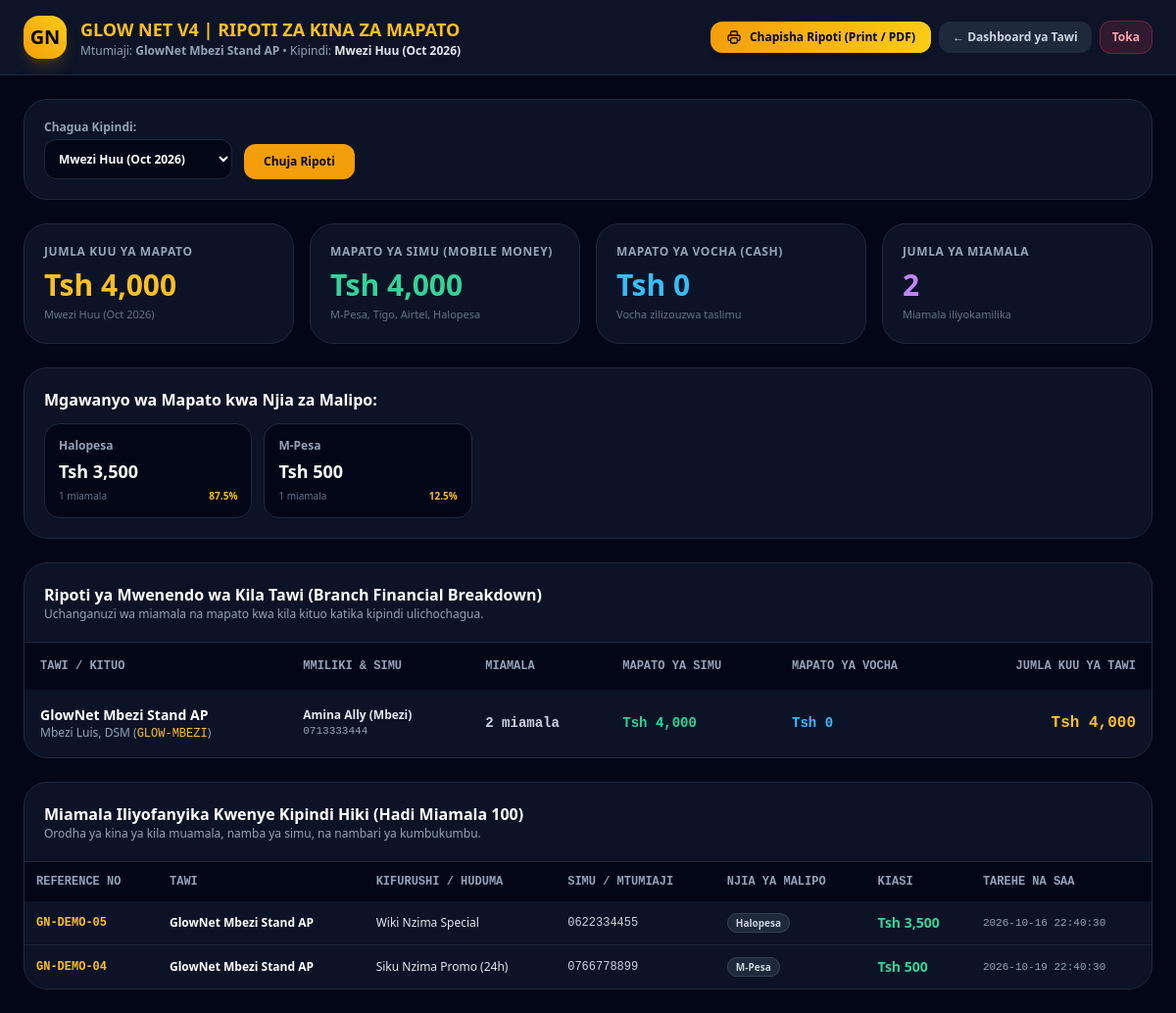
Screenshot of /reports.php (signed in) with the database file from the repository.
### tables this page shows
CREATE TABLE IF NOT EXISTS stations (
    id INT AUTO_INCREMENT PRIMARY KEY,
    station_code VARCHAR(30) UNIQUE NOT NULL,
    station_name VARCHAR(100) NOT NULL,
    owner_name VARCHAR(100) NOT NULL,
    owner_phone VARCHAR(20) NOT NULL,
    owner_password VARCHAR(255) NOT NULL DEFAULT '1234',
    location VARCHAR(100) NOT NULL,
    hardware_type ENUM('mikrotik', 'generic_ap') DEFAULT 'mikrotik',
    router_ip VARCHAR(100) DEFAULT '192.168.88.1',
    router_port INT DEFAULT 8728,
    router_user VARCHAR(50) DEFAULT 'admin',
    router_pass VARCHAR(100) DEFAULT '',
    ap_controller_url VARCHAR(255) DEFAULT NULL,
    ap_secret_key VARCHAR(100) DEFAULT NULL,
    subscription_status ENUM('active', 'expired', 'suspended') DEFAULT 'active',
    subscription_expires_at DATETIME NOT NULL,
    monthly_fee DECIMAL(10,2) DEFAULT 10000.00,
    last_ping_status ENUM('online', 'offline', 'unknown') DEFAULT 'unknown',
    last_ping_at DATETIME DEFAULT NULL,
    created_at TIMESTAMP DEFAULT CURRENT_TIMESTAMP
);

CREATE TABLE IF NOT EXISTS transactions (
    id INT AUTO_INCREMENT PRIMARY KEY,
    station_id INT NOT NULL,
    bundle_id INT NULL DEFAULT NULL,
    reference_no VARCHAR(50) UNIQUE NOT NULL,
    customer_phone VARCHAR(20) DEFAULT NULL,
    mac_address VARCHAR(30) DEFAULT NULL,
    amount DECIMAL(10,2) NOT NULL,
    payment_type VARCHAR(40) NOT NULL DEFAULT 'mobile_money',
    payment_network VARCHAR(30) DEFAULT NULL,
    status ENUM('pending', 'completed', 'failed') DEFAULT 'pending',
    created_at TIMESTAMP DEFAULT CURRENT_TIMESTAMP,
    FOREIGN KEY (station_id) REFERENCES stations(id) ON DELETE CASCADE
);

### reports.php (the view, shortened to what the rows shown need)
<?php
require_once 'config.php';
$isMasterAdmin = ($_SESSION['glownet_role'] === 'master_admin');
$branchStationId = $isMasterAdmin ? null : (int)($_SESSION['station_id'] ?? 0);
$filterPeriod  = $_GET['period'] ?? 'mwezi';
$filterStation = $isMasterAdmin ? (isset($_GET['station_id']) && $_GET['station_id'] !== 'all' ? (int)$_GET['station_id'] : 'all') : $branchStationId;
$fromDate      = $_GET['from_date'] ?? date('Y-m-01');
$toDate        = $_GET['to_date'] ?? date('Y-m-d');
$where = ["t.status = 'completed'"];
$params = [];
if ($filterStation !== 'all') {
    $where[] = "t.station_id = ?";
    $params[] = (int)$filterStation;
}
if ($filterPeriod === 'leo') {
    $where[] = "DATE(t.created_at) = CURDATE()";
    $periodLabel = "Leo (" . date('d M Y') . ")";
} elseif ($filterPeriod === 'wiki') {
    $where[] = "YEARWEEK(t.created_at, 1) = YEARWEEK(CURDATE(), 1)";
    $periodLabel = "Wiki Hii";
} elseif ($filterPeriod === 'mwezi') {
    $where[] = "YEAR(t.created_at) = YEAR(CURDATE()) AND MONTH(t.created_at) = MONTH(CURDATE())";
} elseif ($filterPeriod === 'custom') {
    $where[] = "DATE(t.created_at) BETWEEN ? AND ?";
    $params[] = $fromDate;
    $params[] = $toDate;
    $periodLabel = "Kuanzia " . date('d/m/Y', strtotime($fromDate)) . " Hadi " . date('d/m/Y', strtotime($toDate));
} else {
    $periodLabel = "Muda Wote (All Time)";
}
$whereSql = implode(' AND ', $where);
$summaryStmt = $pdo->prepare("
    SELECT
        COUNT(t.id) AS total_count,
        COALESCE(SUM(t.amount), 0) AS total_amount,
        COALESCE(SUM(CASE WHEN t.payment_type = 'mobile_money' THEN t.amount ELSE 0 END), 0) AS mobile_total,
        COALESCE(SUM(CASE WHEN t.payment_type = 'voucher' THEN t.amount ELSE 0 END), 0) AS voucher_total,
        COALESCE(SUM(CASE WHEN t.payment_type = 'branch_subscription' THEN t.amount ELSE 0 END), 0) AS sub_total
    FROM transactions t
    WHERE $whereSql
");
$summaryStmt->execute($params);
$sum = $summaryStmt->fetch();
$branchStmt = $pdo->prepare("
    SELECT
        s.id, s.station_code, s.station_name, s.location, s.owner_name, s.owner_phone,
        COUNT(t.id) AS branch_tx_count,
        COALESCE(SUM(CASE WHEN t.payment_type = 'mobile_money' THEN t.amount ELSE 0 END), 0) AS mobile_revenue,
        COALESCE(SUM(CASE WHEN t.payment_type = 'voucher' THEN t.amount ELSE 0 END), 0) AS voucher_revenue,
        COALESCE(SUM(CASE WHEN t.payment_type = 'branch_subscription' THEN t.amount ELSE 0 END), 0) AS sub_revenue,
        COALESCE(SUM(t.amount), 0) AS total_revenue
    FROM stations s
    LEFT JOIN transactions t ON s.id = t.station_id AND $whereSql
    " . ($filterStation !== 'all' ? "WHERE s.id = " . (int)$filterStation : "") . "
    GROUP BY s.id
    ORDER BY total_revenue DESC
");
$branchStmt->execute($params);
$branchReportRows = $branchStmt->fetchAll();
$txListStmt = $pdo->prepare("
    SELECT t.*, s.station_name, s.station_code, COALESCE(b.bundle_name, 'Ada ya Kituo (Subscription)') AS bundle_name
    FROM transactions t
    JOIN stations s ON t.station_id = s.id
    LEFT JOIN bundles b ON t.bundle_id = b.id
    WHERE $whereSql
    ORDER BY t.id DESC LIMIT 100
");
$txListStmt->execute($params);
$recentTxs = $txListStmt->fetchAll();
?>
<!DOCTYPE html>
<html lang="sw" class="dark">
<head>
    <script src="https://cdn.tailwindcss.com"></script>
</head>
<body class="bg-slate-950 text-slate-100 min-h-screen font-sans antialiased">
    <nav class="bg-slate-900/90 backdrop-blur-md border-b border-slate-800 px-6 py-4 sticky top-0 z-50 flex flex-wrap justify-between items-center print-hide">
        <div class="flex items-center space-x-3.5">
            <div>
                <h1 class="text-base sm:text-lg font-black text-amber-400">GLOW NET V4 | RIPOTI ZA KINA ZA MAPATO</h1>
            </div>
        </div>
    </nav>
    <div class="max-w-7xl mx-auto p-4 sm:p-6 space-y-6">
        <div class="grid grid-cols-1 sm:grid-cols-2 lg:grid-cols-4 gap-4">
            <div class="bg-slate-900/80 border border-slate-800 p-5 rounded-3xl print-card">
                <h2 class="text-3xl font-black text-amber-400 mt-2">Tsh <?= number_format($sum['total_amount'], 0) ?></h2>
            </div>
            <div class="bg-slate-900/80 border border-slate-800 p-5 rounded-3xl print-card">
                <h2 class="text-3xl font-black text-emerald-400 mt-2">Tsh <?= number_format($sum['mobile_total'], 0) ?></h2>
            </div>
            <div class="bg-slate-900/80 border border-slate-800 p-5 rounded-3xl print-card">
                <h2 class="text-3xl font-black text-sky-400 mt-2">Tsh <?= number_format($sum['voucher_total'], 0) ?></h2>
            </div>
            <div class="bg-slate-900/80 border border-slate-800 p-5 rounded-3xl print-card">
                <h2 class="text-3xl font-black text-purple-400 mt-2"><?= number_format($sum['total_count']) ?></h2>
            </div>
        </div>
        <div class="bg-slate-900/80 border border-slate-800 rounded-3xl overflow-hidden print-card">
            <div class="overflow-x-auto">
                <table class="w-full text-left text-xs sm:text-sm">
                    <thead class="bg-slate-950 text-slate-400 uppercase text-xs font-mono">
                        <tr>
                            <th class="p-4">Tawi / Kituo</th>
                            <th class="p-4">Mmiliki & Simu</th>
                            <th class="p-4">Miamala</th>
                            <th class="p-4">Mapato ya Simu</th>
                            <th class="p-4">Mapato ya Vocha</th>
                            <th class="p-4 text-right">Jumla Kuu ya Tawi</th>
                        </tr>
                    </thead>
                    <tbody class="divide-y divide-slate-800">
                        <?php foreach ($branchReportRows as $bRow): ?>
                        <tr class="hover:bg-slate-800/30 transition">
                            <td class="p-4">
                                <div class="font-bold text-white text-sm"><?= htmlspecialchars($bRow['station_name']) ?></div>
                                <div class="text-xs text-slate-400"><?= htmlspecialchars($bRow['location']) ?> (<span class="font-mono text-amber-400"><?= htmlspecialchars($bRow['station_code']) ?></span>)</div>
                            </td>
                            <td class="p-4 text-xs">
                                <div class="font-semibold text-slate-200"><?= htmlspecialchars($bRow['owner_name']) ?></div>
                                <div class="text-slate-400 font-mono text-[11px]"><?= htmlspecialchars($bRow['owner_phone']) ?></div>
                            </td>
                            <td class="p-4 font-mono font-bold text-slate-300">
                                <?= number_format($bRow['branch_tx_count']) ?> miamala
                            </td>
                            <td class="p-4 font-black text-emerald-400 font-mono">
                                Tsh <?= number_format($bRow['mobile_revenue'], 0) ?>
                            </td>
                            <td class="p-4 font-black text-sky-400 font-mono">
                                Tsh <?= number_format($bRow['voucher_revenue'], 0) ?>
                            </td>
                            <td class="p-4 text-right font-black text-amber-400 font-mono text-base">
                                Tsh <?= number_format($bRow['total_revenue'], 0) ?>
                            </td>
                        </tr>
                        <?php endforeach; ?>
                    </tbody>
                </table>
            </div>
        </div>
        <div class="bg-slate-900/80 border border-slate-800 rounded-3xl overflow-hidden print-card">
            <div class="overflow-x-auto">
                <table class="w-full text-left text-xs">
                    <thead class="bg-slate-950 text-slate-400 uppercase font-mono">
                        <tr>
                            <th class="p-3">Reference No</th>
                            <th class="p-3">Tawi</th>
                            <th class="p-3">Kifurushi / Huduma</th>
                            <th class="p-3">Simu / Mtumiaji</th>
                            <th class="p-3">Njia ya Malipo</th>
                            <th class="p-3">Kiasi</th>
                            <th class="p-3">Tarehe na Saa</th>
                        </tr>
                    </thead>
                    <tbody class="divide-y divide-slate-800">
                        <?php foreach ($recentTxs as $tx): ?>
                        <tr>
                            <td class="p-3 font-mono font-bold text-amber-400"><?= htmlspecialchars($tx['reference_no']) ?></td>
                            <td class="p-3 font-semibold text-white"><?= htmlspecialchars($tx['station_name']) ?></td>
                            <td class="p-3 text-slate-200"><?= htmlspecialchars($tx['bundle_name']) ?></td>
                            <td class="p-3 font-mono text-slate-300"><?= htmlspecialchars($tx['customer_phone'] ?: '-') ?></td>
                            <td class="p-3">
                                <span class="px-2 py-0.5 rounded-full text-[10px] font-bold bg-slate-800 text-slate-300 border border-slate-700">
                                    <?= htmlspecialchars($tx['payment_network'] ?: ($tx['payment_type'] === 'voucher' ? 'Vocha' : 'Simu')) ?>
                                </span>
                            </td>
                            <td class="p-3 font-black text-emerald-400 text-sm">Tsh <?= number_format($tx['amount'], 0) ?></td>
                            <td class="p-3 font-mono text-slate-400 text-[11px]"><?= htmlspecialchars($tx['created_at']) ?></td>
                        </tr>
                        <?php endforeach; ?>
                    </tbody>
                </table>
            </div>
        </div>
    </div>
</body>
</html>

### rows the page displays
stations: station_name "GlowNet Mbezi Stand AP", location "Mbezi Luis, DSM", station_code "GLOW-MBEZI", owner_name "Amina Ally (Mbezi)", owner_phone "0713333444", branch_tx_count "2", mobile_revenue "4,000", voucher_revenue "0", total_revenue "4,000"
transactions: reference_no "GN-DEMO-05", station.station_name "GlowNet Mbezi Stand AP", bundle_name "Wiki Nzima Special", customer_phone "0622334455", payment_network "Halopesa", amount "3,500", created_at "2026-10-16 22:40:30"
transactions: reference_no "GN-DEMO-04", station.station_name "GlowNet Mbezi Stand AP", bundle_name "Siku Nzima Promo (24h)", customer_phone "0766778899", payment_network "M-Pesa", amount "500", created_at "2026-10-19 22:40:30"

### other values shown
$_SESSION['station_name'] "GlowNet Mbezi Stand AP"
$periodLabel "Mwezi Huu (Oct 2026)"
$sum['total_amount'] "4,000"
$sum['mobile_total'] "4,000"
$sum['voucher_total'] "0"
$sum['total_count'] "2"
$tb['network_name'] "Halopesa"
$tb['net_amount'] "3,500"
$tb['tx_count'] "1"
$pct "87.5"
$tb['network_name'] "M-Pesa"
$tb['net_amount'] "500"
$pct "12.5"
